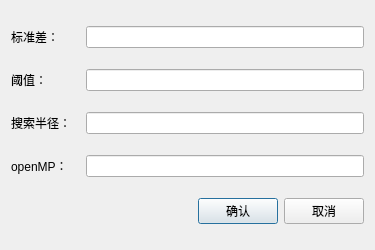
<?xml version="1.0" encoding="UTF-8"?>
<ui version="4.0">
 <class>Filter_GuassClass</class>
 <widget class="QDialog" name="Filter_GuassClass">
  <property name="geometry">
   <rect>
    <x>0</x>
    <y>0</y>
    <width>375</width>
    <height>250</height>
   </rect>
  </property>
  <property name="windowTitle">
   <string>Filter_Guass</string>
  </property>
  <layout class="QVBoxLayout" name="verticalLayout">
   <item>
    <layout class="QHBoxLayout" name="horizontalLayout" stretch="2,8">
     <item>
      <widget class="QLabel" name="label">
       <property name="text">
        <string>标准差：</string>
       </property>
      </widget>
     </item>
     <item>
      <widget class="QLineEdit" name="lineEdit"/>
     </item>
    </layout>
   </item>
   <item>
    <layout class="QHBoxLayout" name="horizontalLayout_2" stretch="2,8">
     <item>
      <widget class="QLabel" name="label_2">
       <property name="text">
        <string>阈值：</string>
       </property>
      </widget>
     </item>
     <item>
      <widget class="QLineEdit" name="lineEdit_2"/>
     </item>
    </layout>
   </item>
   <item>
    <layout class="QHBoxLayout" name="horizontalLayout_3" stretch="2,8">
     <item>
      <widget class="QLabel" name="label_3">
       <property name="text">
        <string>搜索半径：</string>
       </property>
      </widget>
     </item>
     <item>
      <widget class="QLineEdit" name="lineEdit_3"/>
     </item>
    </layout>
   </item>
   <item>
    <layout class="QHBoxLayout" name="horizontalLayout_4" stretch="2,8">
     <item>
      <widget class="QLabel" name="label_4">
       <property name="text">
        <string>openMP：</string>
       </property>
      </widget>
     </item>
     <item>
      <widget class="QLineEdit" name="lineEdit_4"/>
     </item>
    </layout>
   </item>
   <item>
    <layout class="QHBoxLayout" name="horizontalLayout_5">
     <item>
      <spacer name="horizontalSpacer">
       <property name="orientation">
        <enum>Qt::Horizontal</enum>
       </property>
       <property name="sizeHint" stdset="0">
        <size>
         <width>40</width>
         <height>20</height>
        </size>
       </property>
      </spacer>
     </item>
     <item>
      <widget class="QPushButton" name="okButton">
       <property name="text">
        <string>确认</string>
       </property>
      </widget>
     </item>
     <item>
      <widget class="QPushButton" name="cancelButton">
       <property name="text">
        <string>取消</string>
       </property>
      </widget>
     </item>
    </layout>
   </item>
  </layout>
 </widget>
 <layoutdefault spacing="6" margin="11"/>
 <resources/>
 <connections/>
</ui>
